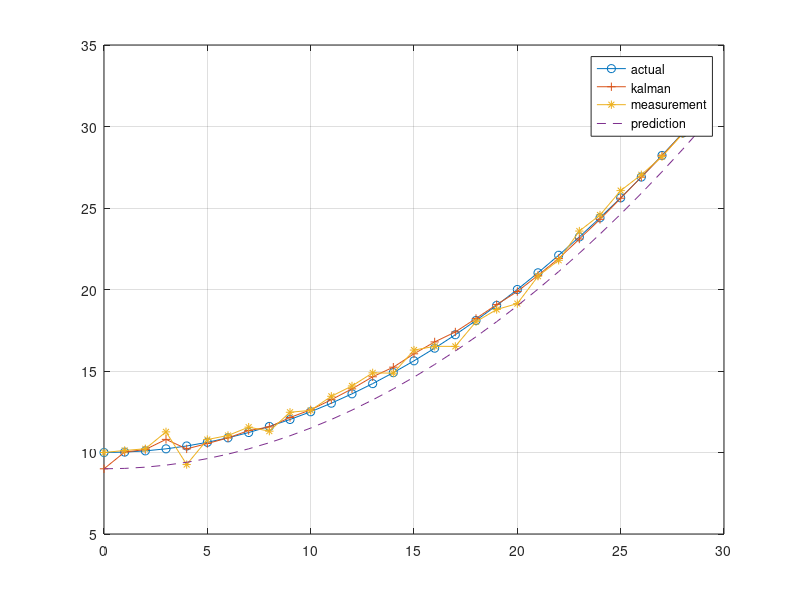
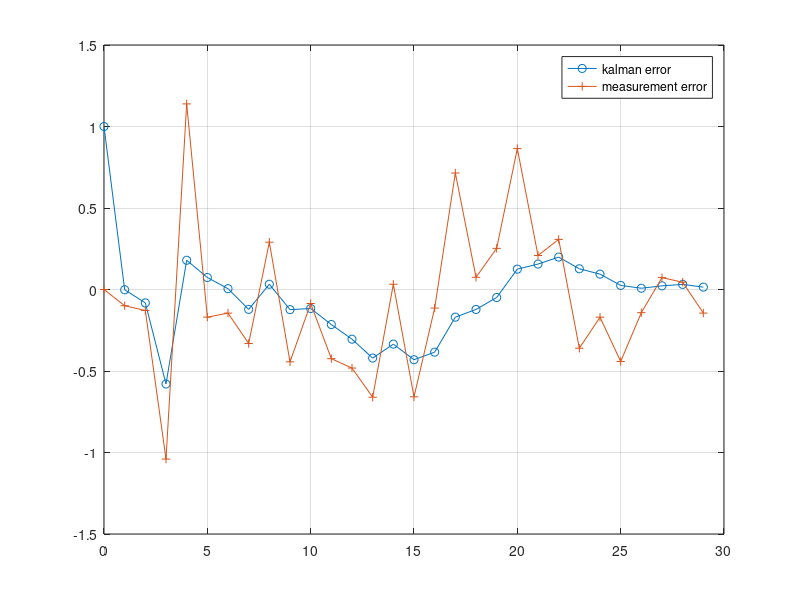

Source code (MATLAB) for these figures, in order:
% This is for Tut 4 in Kalman Filter
% 
clear all
close all
load measurement    % load the noisy measurement data
step=length(measurement);
dt = 0.5;       % time step;
A =[1 dt;0 1]; %  state model:  Xe(k+1)=Axe(k)+Bu(k);
B=[0.5*dt*dt;dt]; 
u=0.2;           % acceleration

H=[1 0];        % measurement model: Z(k+1)=Hx(k)+w(k);
P(:,:,1)=[10 0;0 1];     % initial error covariance matrix
x(:,1)=[9;0];  % initial estimation of the position and velocity
xa(:,1)=[10;0];    % actual state of the vehicle
xeq(:,1)=x(:,1); % using prediction only (no correction stage)

R=1;               % variance of the measurement noise.
z(1)=10;
z(2:step)=measurement(2:step);
for ind=2:step
    xeq(:,ind)=A*xeq(:,ind-1)+B*u; % this is for comparison: using system model only
    xe(:,ind)=A*x(:,ind-1)+B*u;  % state model estimate
    Pe(:,:,ind)=A*P(:,:,ind-1)*A'; % new covariance matrix  
    K(:,ind)=Pe(:,:,ind)*H'/(H*Pe(:,:,ind)*H'+R); % Kalman gain
    r(:,ind)=z(ind)-H*xe(:,ind); % Residual
    x(:,ind)=xe(:,ind)+K(:,ind)*r(:,ind); % correction
    P(:,:,ind)=(eye(2)-K(:,ind)*H)*Pe(:,:,ind);
    xa(:,ind)=A*xa(:,ind-1)+B*u; % Calculate the actual state
end
% plot the results
time=0:step-1;
figure(1)
plot(time,xa(1,:),'-o',time,x(1,:),'-+',time,z,'-*',time,xeq(1,:),'--')
legend('actual','kalman','measurement','prediction')
errk=xa(1,:)-x(1,:);
errm=xa(1,:)-z;
grid
figure(2)
plot(time,errk,'-o',time,errm,'-+')
legend('kalman error','measurement error')
grid
